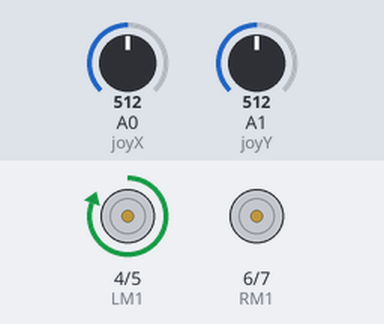
Simulated run of this sketch. Board: Arduino Uno, built with avr-gcc and run on an emulated ATmega328P. Parts: motor-driver pin pairs drawn as motors (green arrow = first pin HIGH = forward, orange = second pin HIGH = backward, longer = more drive). Inputs (shaded band) come from the test bench; at power-on: A1 (joyY) = 512, A0 (joyX) = 512.

Above: at 1.2 s.
1.3 s: A1 (joyY) set to 716
At 2.5 s:
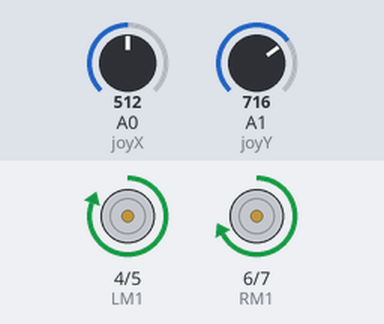
2.8 s: A0 (joyX) set to 133
4.3 s: A0 (joyX) set to 121
At 4.9 s:
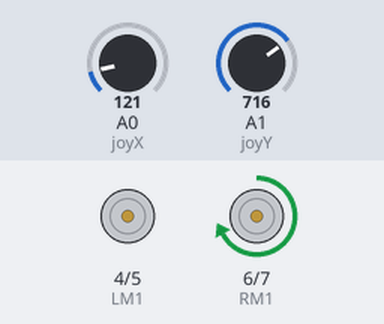
5.8 s: A1 (joyY) set to 750
At 6.1 s:
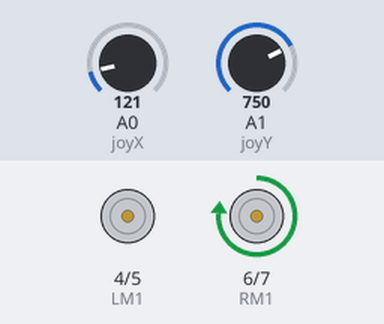
7.3 s: A1 (joyY) set to 768
At 8.4 s:
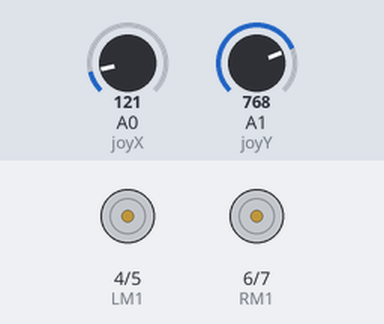
8.8 s: A1 (joyY) set to 900
At 9.6 s:
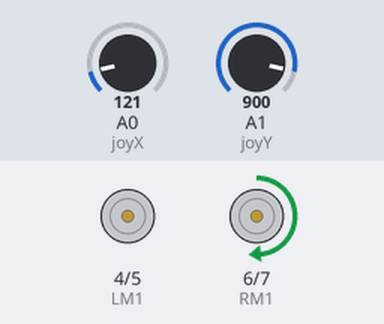
Timing chart, 0 to 11.3 s (numbered marks = the images above; inputs shaded):
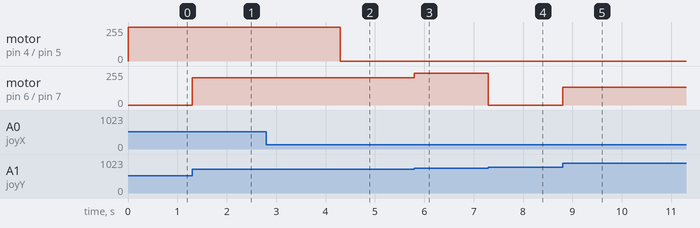

The sketch:

Joystick_trans_motors.ino
```cpp
#define joyX A0 // x axis
#define joyY A1 // y axis
#define LM1 4       // left motor
#define LM2 5       // left motor
#define RM1 6       // right motor
#define RM2 7       // right motor
int xValue, yValue;
void setup() {
  // put your setup code here, to run once:
   pinMode(LM1, OUTPUT);
  pinMode(LM2, OUTPUT);
  pinMode(RM1, OUTPUT);
  pinMode(RM2, OUTPUT);
Serial.begin(9600);
}

void loop() {
  // put your main code here, to run repeatedly:
  xValue = analogRead(joyX); // reading the value from x axis
  yValue = analogRead(joyY); // reading the value from y axis
  analogWrite(LM1 , xValue); // controling the left motor with values read from x axis
  analogWrite(LM2 , 0);
  analogWrite(RM1, yValue); // controlling the right motor with values from y axis
  analogWrite(RM2 , 0);


}
```

Measured:
- the behaviour switches between 128 and 127 on A0 (joyX) (found by bisection; images 1 and 2)
- the behaviour switches between 767 and 768 on A1 (joyY) (found by bisection; images 3 and 4)
- after the input at 1.3 s, motor on pin 6 (RM1) / pin 7 (RM2): stopped → forward 204/255 at once
- after the input at 2.8 s, every drawn part: stays the same
- after the input at 4.3 s, motor on pin 4 (LM1) / pin 5 (LM2): forward 255/255 → stopped at once
- after the input at 5.8 s, motor on pin 6 (RM1) / pin 7 (RM2): forward 204/255 → forward 238/255 at once
- after the input at 7.3 s, motor on pin 6 (RM1) / pin 7 (RM2): forward 238/255 → stopped at once
- after the input at 8.8 s, motor on pin 6 (RM1) / pin 7 (RM2): stopped → forward 132/255 at once
